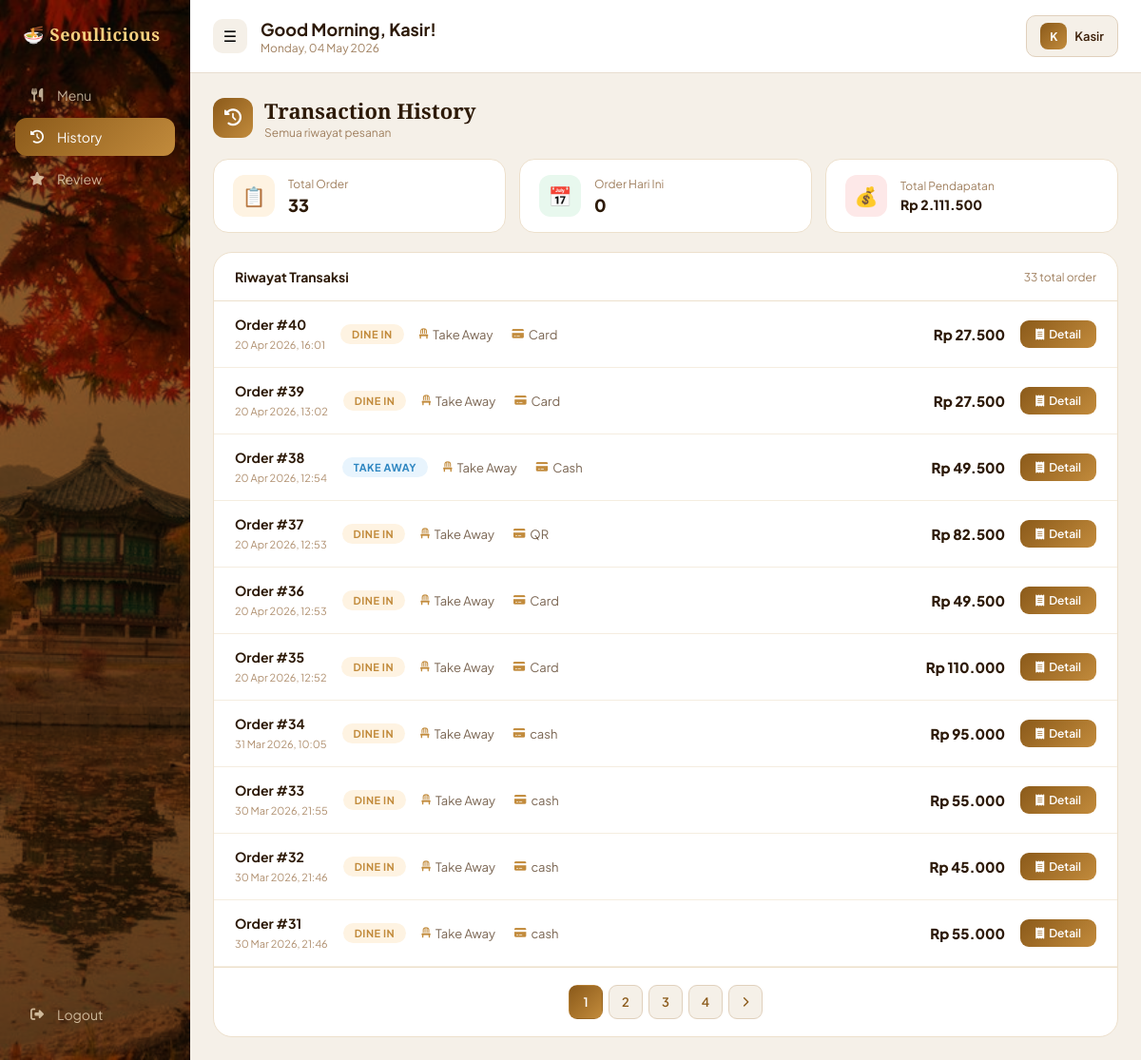
Page /kasir/history.php on the committed database.
### tables this page shows
CREATE TABLE `orders` (
  `id_order` int(11) NOT NULL,
  `id_user` int(11) DEFAULT NULL,
  `total_items` int(11) DEFAULT NULL,
  `total_price` int(11) DEFAULT NULL,
  `order_status` enum('NEW','PROCESS','DONE') DEFAULT 'NEW',
  `table_number` int(11) DEFAULT NULL,
  `created_at` timestamp NOT NULL DEFAULT current_timestamp(),
  `tanggal` datetime DEFAULT NULL,
  `total` int(11) DEFAULT NULL,
  `meja` int(11) DEFAULT NULL,
  `order_type` varchar(20) DEFAULT NULL,
  `metode_bayar` varchar(20) DEFAULT NULL,
  `jam_mulai` time DEFAULT NULL,
  `jam_selesai` time DEFAULT NULL
);

### kasir/history.php (the view, shortened to what this page needs)
<?php
include "../config/koneksi.php";
$username = $_SESSION['username'] ?? 'Kasir';
$jam = date('H');
if($jam >= 5 && $jam < 12) $greeting = "Good Morning";
elseif($jam >= 12 && $jam < 17) $greeting = "Good Afternoon";
elseif($jam >= 17 && $jam < 21) $greeting = "Good Evening";
else $greeting = "Good Night";
$limit  = 10;
$page   = isset($_GET['page']) ? max(1,(int)$_GET['page']) : 1;
$offset = ($page - 1) * $limit;
$count_q   = mysqli_query($koneksi,"SELECT COUNT(*) as total FROM orders");
$total_row = mysqli_fetch_assoc($count_q)['total'] ?? 0;
$total_pages = ceil($total_row / $limit);
$data = mysqli_query($koneksi,"
    SELECT * FROM orders
    ORDER BY id_order DESC
    LIMIT $limit OFFSET $offset
");
?>
<!DOCTYPE html>
<html lang="id">
<head>
<link rel="stylesheet" href="https://cdnjs.cloudflare.com/ajax/libs/font-awesome/6.5.0/css/all.min.css">
</head>
<body>
<div class="sidebar" id="sidebar">
  <div class="sidebar-logo">🍜 Seoullicious</div>
  <a href="home.php"     class="nav-item"><i class="fas fa-utensils"></i> Menu</a>
  <a href="history.php" class="nav-item active"><i class="fas fa-clock-rotate-left"></i> History</a>
  <a href="review.php" class="nav-item"><i class="fas fa-star"></i> Review</a>
  <div class="sidebar-bottom">
    <a href="../auth/logout.php" class="nav-item"><i class="fas fa-right-from-bracket"></i> Logout</a>
  </div>
</div>
<div class="main">
  <div class="topbar">
    <div class="topbar-left">
      <button class="toggle-btn" id="toggleSidebar">☰</button>
      <div class="greeting">
        <h2><?= $greeting ?>, <?= ucfirst($username) ?>!</h2>
        <p><?= date('l, d F Y') ?></p>
      </div>
    </div>
    <div class="user-badge">
      <div class="user-avatar"><?= strtoupper(substr($username,0,1)) ?></div>
      <span><?= ucfirst($username) ?></span>
    </div>
  </div>
  <div class="content">
    <div class="page-title">
      <div class="page-title-icon"><i class="fas fa-clock-rotate-left"></i></div>
      <div>
        <h3>Transaction History</h3>
        <p>Semua riwayat pesanan</p>
      </div>
    </div>
    <?php
    $stat_total = mysqli_fetch_assoc(mysqli_query($koneksi,"SELECT COUNT(*) as c, SUM(total) as s FROM orders"));;
    $stat_today = mysqli_fetch_assoc(mysqli_query($koneksi,"SELECT COUNT(*) as c FROM orders WHERE DATE(tanggal)=CURDATE()"));
    ?>
    <div class="stats-row">
      <div class="stat-card">
        <div class="stat-icon" style="background:#fef3e2;">📋</div>
        <div>
          <div class="stat-label">Total Order</div>
          <div class="stat-value"><?= number_format($stat_total['c']) ?></div>
        </div>
      </div>
      <div class="stat-card">
        <div class="stat-icon" style="background:#e8f8ee;">📅</div>
        <div>
          <div class="stat-label">Order Hari Ini</div>
          <div class="stat-value"><?= number_format($stat_today['c']) ?></div>
        </div>
      </div>
      <div class="stat-card">
        <div class="stat-icon" style="background:#fde8e8;">💰</div>
        <div>
          <div class="stat-label">Total Pendapatan</div>
          <div class="stat-value" style="font-size:14px;">Rp <?= number_format($stat_total['s'],0,',','.') ?></div>
        </div>
      </div>
    </div>
    <div class="history-wrap">
      <div class="history-header">
        <span>Riwayat Transaksi</span>
        <small><?= $total_row ?> total order</small>
      </div>
      <?php if($total_row > 0): ?>
        <?php while($row = mysqli_fetch_assoc($data)): ?>
        <div class="history-row">
          <div class="order-num">
            <b>Order #<?= $row['id_order'] ?></b>
            <small><?= date('d M Y, H:i', strtotime($row['tanggal'])) ?></small>
          </div>
          <?php
            $type = strtolower($row['order_type']);
            $badgeClass = ($type === 'dinein' || $type === 'dine-in') ? 'badge-dinein' : 'badge-takeaway';
            $badgeLabel = ($type === 'dinein' || $type === 'dine-in') ? 'Dine In' : 'Take Away';
          ?>
          <span class="badge <?= $badgeClass ?>"><?= $badgeLabel ?></span>
          <div class="order-meta">
            <div class="meta-item">
              <i class="fas fa-chair"></i>
              <?= $row['meja'] ? "Meja ".$row['meja'] : "Take Away" ?>
            </div>
            <div class="meta-item">
              <i class="fas fa-credit-card"></i>
              <?= htmlspecialchars($row['metode_bayar']) ?>
            </div>
          </div>
          <div class="order-price">
            Rp <?= number_format($row['total'],0,',','.') ?>
          </div>
          <a href="receipt.php?id=<?= $row['id_order'] ?>" class="detail-btn">
            <i class="fas fa-receipt"></i> Detail
          </a>
        </div>
        <?php endwhile; ?>
        <?php if($total_pages > 1): ?>
        <div class="pagination">
          <?php for($i=1;$i<=$total_pages;$i++): ?>
            <a href="?page=<?= $i ?>" class="page-btn <?= $i==$page?'active':'' ?>"><?= $i ?></a>
          <?php endfor; ?>
          <?php if($page < $total_pages): ?>
            <a href="?page=<?= $page+1 ?>" class="page-btn"><i class="fas fa-chevron-right" style="font-size:11px;"></i></a>
          <?php endif; ?>
        </div>
        <?php endif; ?>
      <?php endif; ?>
    </div>
  </div>
</div>
</body>
</html>

### rows in the picture
orders: id_order "40", tanggal "20 Apr 2026, 16:01", order_type "DINE IN", shows "Take Away", metode_bayar "Card", total "27.500"
orders: id_order "39", tanggal "20 Apr 2026, 13:02", order_type "DINE IN", shows "Take Away", metode_bayar "Card", total "27.500"
orders: id_order "38", tanggal "20 Apr 2026, 12:54", order_type "TAKE AWAY", shows "Take Away", metode_bayar "Cash", total "49.500"
orders: id_order "37", tanggal "20 Apr 2026, 12:53", order_type "DINE IN", shows "Take Away", metode_bayar "QR", total "82.500"
orders: id_order "36", tanggal "20 Apr 2026, 12:53", order_type "DINE IN", shows "Take Away", metode_bayar "Card", total "49.500"
orders: id_order "35", tanggal "20 Apr 2026, 12:52", order_type "DINE IN", shows "Take Away", metode_bayar "Card", total "110.000"
orders: id_order "34", tanggal "31 Mar 2026, 10:05", order_type "DINE IN", shows "Take Away", metode_bayar "cash", total "95.000"
orders: id_order "33", tanggal "30 Mar 2026, 21:55", order_type "DINE IN", shows "Take Away", metode_bayar "cash", total "55.000"
orders: id_order "32", tanggal "30 Mar 2026, 21:46", order_type "DINE IN", shows "Take Away", metode_bayar "cash", total "45.000"
orders: id_order "31", tanggal "30 Mar 2026, 21:46", order_type "DINE IN", shows "Take Away", metode_bayar "cash", total "55.000"

### other values in the picture
$greeting "Good Morning"
$username "Kasir"
substr($username,0,1) "K"
$stat_total['c'] "33"
$stat_today['c'] "0"
$stat_total['s'] "2.111.500"
$total_row "33"
